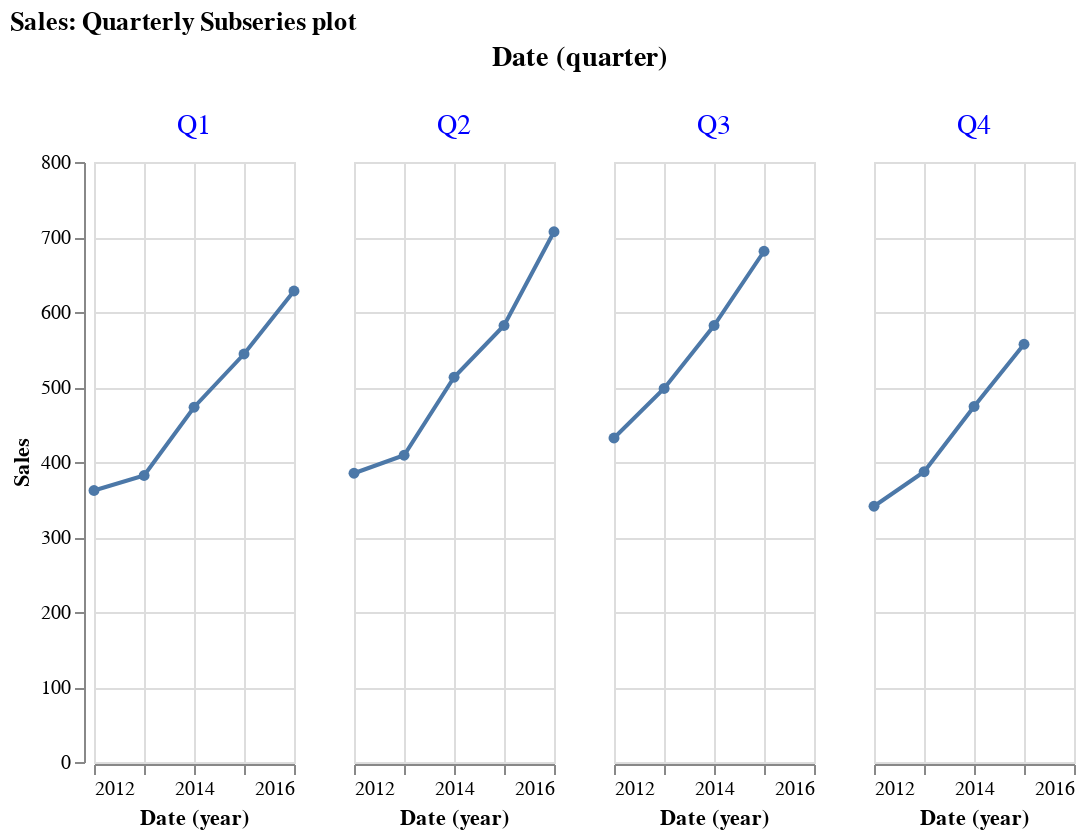

Source (notebook cell):
### Markdown cell above
Quarterly sub-series plot to see how the series behaves in each quarter across alll years.

### Code cell
#collapse-hide
alt.Chart(train.reset_index()).mark_line(point=True).encode(
    x='year(Date)', 
    y='Sales',
    column='quarter(Date)',
    tooltip=['Date', 'Sales']).properties(
    title="Sales: Quarterly Subseries plot",
    width=100).configure_header(
    titleColor='black',
    titleFontSize=14,
    labelColor='blue',
    labelFontSize=14
)

### Figure 1 — Vega-Lite specification as saved in the notebook (floating-point values rounded to 4 significant figures)
{"config": {"view": {"continuousWidth": 400, "continuousHeight": 300}, "header": {"labelColor": "blue", "labelFontSize": 14, "titleColor": "black", "titleFontSize": 14}}, "data": {"name": "data-74dd0b556d75380e7718fb4a77af8d68"}, "mark": {"type": "line", "point": true}, "encoding": {"column": {"type": "temporal", "field": "Date", "timeUnit": "quarter"}, "tooltip": [{"type": "temporal", "field": "Date"}, {"type": "quantitative", "field": "Sales"}], "x": {"type": "temporal", "field": "Date", "timeUnit": "year"}, "y": {"type": "quantitative", "field": "Sales"}}, "title": "Sales: Quarterly Subseries plot", "width": 100, "$schema": "https://vega.github.io/schema/vega-lite/v4.0.2.json", "datasets": {"data-74dd0b556d75380e7718fb4a77af8d68": [{"Date": "2012-03-31T00:00:00", "Sales": 362.0}, {"Date": "2012-06-30T00:00:00", "Sales": 385.0}, {"Date": "2012-09-30T00:00:00", "Sales": 432.0}, {"Date": "2012-12-31T00:00:00", "Sales": 341.0}, {"Date": "2013-03-31T00:00:00", "Sales": 382.0}, {"Date": "2013-06-30T00:00:00", "Sales": 409.0}, {"Date": "2013-09-30T00:00:00", "Sales": 498.0}, {"Date": "2013-12-31T00:00:00", "Sales": 387.0}, {"Date": "2014-03-31T00:00:00", "Sales": 473.0}, {"Date": "2014-06-30T00:00:00", "Sales": 513.0}, {"Date": "2014-09-30T00:00:00", "Sales": 582.0}, {"Date": "2014-12-31T00:00:00", "Sales": 474.0}, {"Date": "2015-03-31T00:00:00", "Sales": 544.0}, {"Date": "2015-06-30T00:00:00", "Sales": 582.0}, {"Date": "2015-09-30T00:00:00", "Sales": 681.0}, {"Date": "2015-12-31T00:00:00", "Sales": 557.0}, {"Date": "2016-03-31T00:00:00", "Sales": 628.0}, {"Date": "2016-06-30T00:00:00", "Sales": 707.0}]}}
